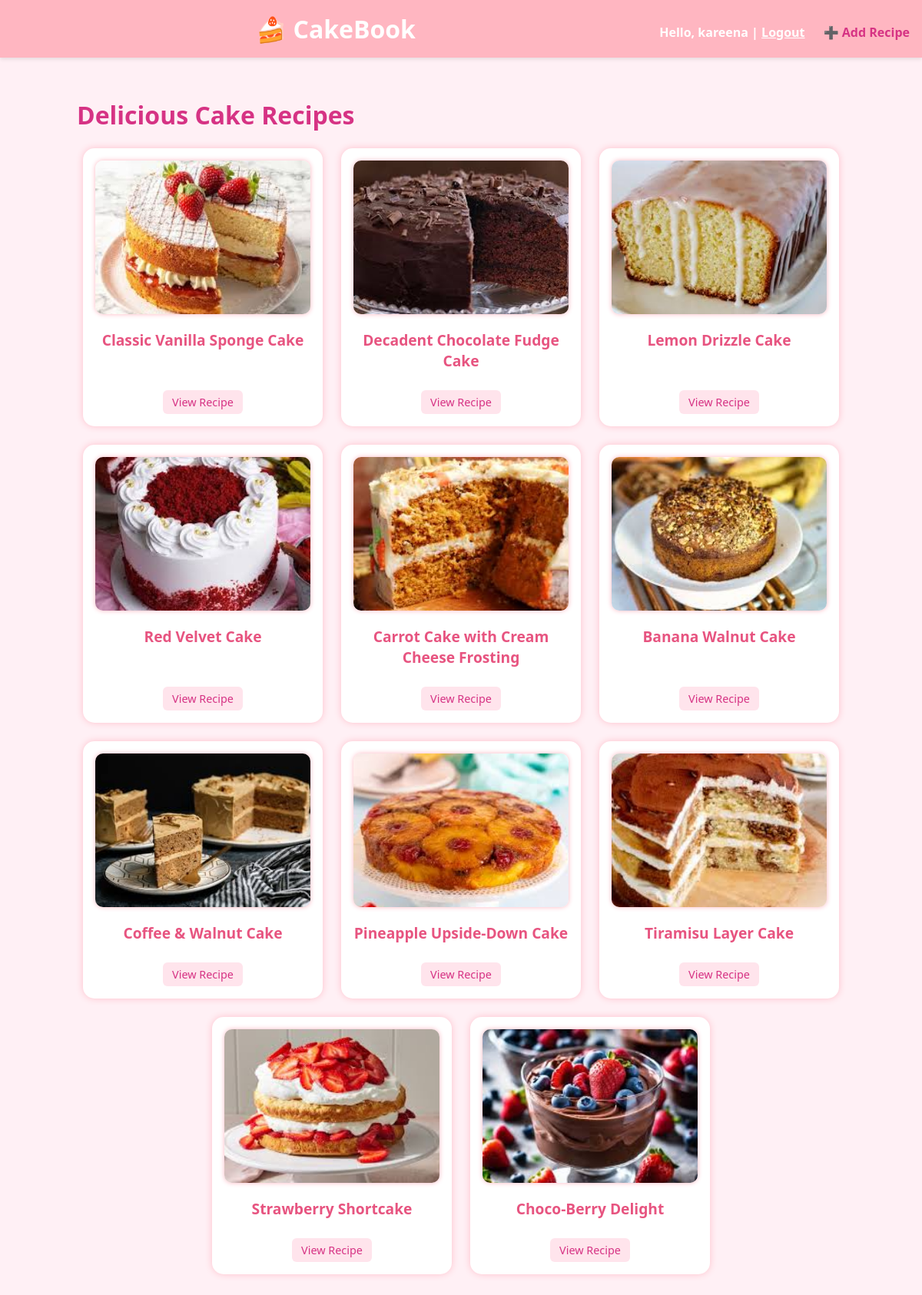
The app's page / (signed in) with its own data.
### recipes/models.py (models this page shows, shortened)
class CakeRecipe(models.Model):
    title = models.CharField(max_length=100)
    ingredients = models.TextField()
    instructions = models.TextField()
    image = models.ImageField(upload_to='cakes/', blank=True, null=True)

### recipes/views.py (the view)
# urls.py: path('', views.home, name='home'),
def home(request):
    recipes = CakeRecipe.objects.all()
    return render(request, 'recipes/home.html', {'recipes': recipes})

### recipes/templates/recipes/home.html
{% extends 'recipes/base.html' %}
{% block content %}
<h1>Delicious Cake Recipes</h1>
<div class="card-container">
    {% for recipe in recipes %}
        <div class="card">
    {% if recipe.image %}
        <img src="{{ recipe.image.url }}" alt="{{ recipe.title }}">
    {% endif %}
    <h2>{{ recipe.title }}</h2>
    <div class="button-wrapper">
        <a href="{% url 'recipe_detail' recipe.pk %}">View Recipe</a>
    </div>
</div>
    {% endfor %}
</div>
{% endblock %}

### recipes/templates/recipes/base.html (shortened to what this page needs)
<!DOCTYPE html>
{% load static %}
<html lang="en">
<head>
    <link rel="stylesheet" href="{% static 'recipes/styles.css' %}">
</head>
<body>
    <div class="navbar">
    🍰 CakeBook
    <div style="float: right; font-size: 1rem; margin-top: 5px;">
        {% if user.is_authenticated %}
            Hello, {{ user.username }} |
            <a href="{% url 'logout' %}" style="color: white; text-decoration: underline;">Logout</a>
            <a href="{% url 'add_recipe' %}" class="add-link">➕ Add Recipe</a>
        {% else %}
            <a href="{% url 'login' %}" style="color: white; text-decoration: underline;">Login</a> |
            <a href="{% url 'register' %}" style="color: white; text-decoration: underline;">Register</a>
        {% endif %}
    </div>
</div>
    <div class="container">
        {% block content %}{% endblock %}
    </div>
</body>
</html>

### recipes/static/recipes/styles.css (style rules this page uses)
body { background: #fff0f5; font-family: 'Segoe UI', sans-serif; color: #333; margin: 0; padding: 0; }
.navbar { background-color: #ffb6c1; padding: 1rem; text-align: center; font-size: 2rem; font-weight: bold; color: white; box-shadow: 0 2px 5px rgba(0,0,0,0.1); }
.container { padding: 2rem; max-width: 1000px; margin: auto; }
.card-container { display: flex; flex-wrap: wrap; gap: 1.5rem; justify-content: center; }
.card { background: #fff; border-radius: 15px; box-shadow: 0 0 10px #ffc0cb; padding: 1rem; width: 280px; transition: transform 0.2s ease; }
.card img { width: 100%; border-radius: 10px; margin-bottom: 10px; }
.card h2 { color: #e75480; }
.card a { display: inline-block; margin-top: 10px; color: #e75480; text-decoration: none; font-weight: bold; }
h1, h3 { color: #d63384; }
.card img { width: 100%; height: 200px; object-fit: cover; border-radius: 10px; margin-bottom: 10px; box-shadow: 0 0 6px #ffb6c1; }
.card a { display: inline-block; text-align: center; margin-top: 5px; padding: 6px 10px; background-color: #ffe4ec; color: #d63384; border-radius: 6px; text-decoration: none; font-weight: 500; font-size: 0.9rem; transition: background-color 0.2s ease; }
.card h2 { margin: 10px 0; font-size: 1.2rem; color: #e75480; text-align: center; }
.card { background: #fff; border-radius: 15px; box-shadow: 0 0 10px #ffc0cb; padding: 1rem; width: 280px; display: flex; flex-direction: column; justify-content: space-between; align-items: center; text-align: center; position: relative; }
.button-wrapper { margin-top: auto; padding-top: 10px; width: 100%; display: flex; justify-content: center; }
.card a { padding: 6px 12px; background-color: #ffe4ec; color: #d63384; border-radius: 6px; text-decoration: none; font-weight: 500; font-size: 0.9rem; transition: background-color 0.2s ease; }
.add-link { display: inline-block; margin-top: 10px; color: #d63384; text-decoration: none; font-weight: bold; margin-left: 20px; }

### records on screen
CakeRecipe: image (picture), title "Classic Vanilla Sponge Cake"
CakeRecipe: image (picture), title "Decadent Chocolate Fudge Cake"
CakeRecipe: image (picture), title "Lemon Drizzle Cake"
CakeRecipe: image (picture), title "Red Velvet Cake"
CakeRecipe: image (picture), title "Carrot Cake with Cream Cheese Frosting"
CakeRecipe: image (picture), title "Banana Walnut Cake"
CakeRecipe: image (picture), title "Coffee & Walnut Cake"
CakeRecipe: image (picture), title "Pineapple Upside-Down Cake"
CakeRecipe: image (picture), title "Tiramisu Layer Cake"
CakeRecipe: image (picture), title "Strawberry Shortcake"
CakeRecipe: image (picture), title "Choco-Berry Delight"

### other values on screen
{{ user.username }} "kareena"
